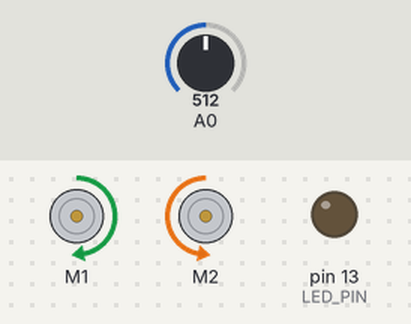
Bench run of a sketch on a simulated Arduino Uno, built with avr-gcc and run on an emulated ATmega328P. Parts: 2 × DC motor (green arrow = forward, orange = backward, longer = faster), output pins drawn as LEDs (lit = HIGH). The inputs (shaded band) are chosen by the test bench; at power-on: A0 = 512. Random numbers use the default seed unless the sketch sets one.

Above: at 1.8 s.
1.9 s: A0 set to 344
At 4.0 s:
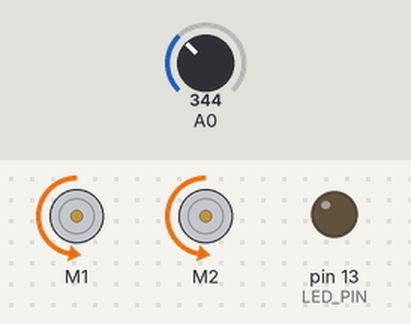
4.1 s: A0 set to 313
5.8 s: A0 set to 511
At 8.8 s:
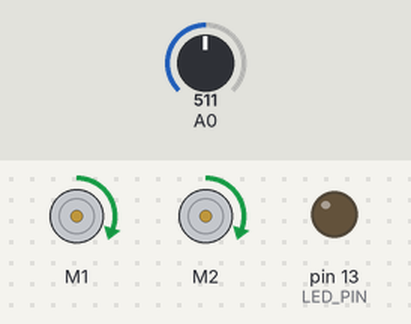
10.0 s: A0 set to 306
Timing chart, 0 to 12.5 s (numbered marks = the images above; inputs shaded):
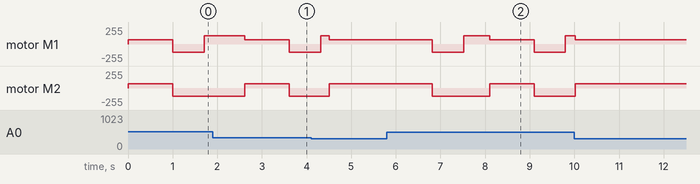

The sketch:

MovingRobotDistanceSensorTest.ino
```cpp
#include <ZumoMotors.h>

#define LED_PIN 13

ZumoMotors motors;


//**************************************************************************
void moveForward(int speed){
  motors.setLeftSpeed(speed);
  motors.setRightSpeed(speed);
}

void moveBackward(int speed){
  motors.setLeftSpeed(-speed);
  motors.setRightSpeed(-speed);
}

void moveRight(int speed){
  motors.setLeftSpeed(speed);
  motors.setRightSpeed(-speed);
}

void moveLeft(int speed){
  motors.setLeftSpeed(-speed);
  motors.setRightSpeed(speed);
}

void moveStop(){
  motors.setLeftSpeed(0);
  motors.setRightSpeed(0);

}

void turn90Right(){
  moveRight(200);
  delay(330);
  moveStop();
}

void turn90Left(){
  moveLeft(200);
  delay(330);
  moveStop();
}

void changeDirection(){
  int num1 = rand() % 1000;
  moveBackward(200);
  delay(200);
  moveRight(200);
  delay(num1);

}
//****************************************************************************


void setup()
{
  pinMode(LED_PIN, OUTPUT);
  Serial.begin(9600);

}

void loop() {
  moveForward(100);
  int sensorValue = analogRead(A0);
  double IRdistance = 187754 * pow(sensorValue, -1.51);

  if (IRdistance < 30){
    delay(1000);
    sensorValue = analogRead(A0);
    IRdistance = 187754 * pow(sensorValue, -1.51);

    if (IRdistance <30){
      moveBackward(200);
      delay(500);
      changeDirection();
    }
  }

  delay(100);

}
```

Measured:
- after the input at 5.8 s, motor M1: forward 63/255 → backward 127/255 after 1.0 s, → forward 127/255 0.70 s later, → forward 63/255 0.58 s later, → backward 127/255 1.0 s later, … (5 changes in this stretch); motor M2: forward 63/255 → backward 127/255 after 1.0 s, → forward 63/255 1.3 s later, → backward 127/255 1.0 s later
